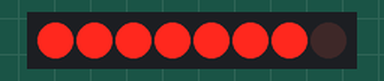
Recording of a sketch running on a simulated Arduino Uno, built with avr-gcc and run on an emulated ATmega328P. Parts: 8 shift-register outputs drawn as a row of LEDs (first output left, lit = HIGH). Wiring (inferred from the names in the program): shift register (74HC595): data pin 9; shift clock pin 8; latch pin 11. Wiring (inferred from the signals the program sends): row of LEDs: on Q0, Q1, Q2, Q3, Q4, Q5, Q6, Q7.

Above: at 0.08 s.
Timing chart, 0 to 1.6 s (numbered marks = the images above):
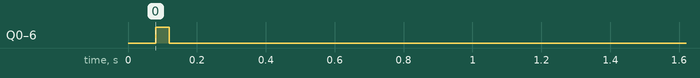

Measured:
- by itself, Q0–6: LOW → HIGH at 0.08 s, → LOW 0.04 s later

The sketch:

NokiaLCDTest.ino
```cpp
#define RST 12
#define CE  11
#define DC  10
#define DIN  9
#define CLK  8

#include "font.h";

void LcdWriteString(char *characters)
{
  while(*characters) LcdWriteCharacter(*characters++);
}

void LcdWriteCharacter(char character)
{
  for(int i=0; i<5; i++) LcdWriteData(ASCII[character - 0x20][i]);
  LcdWriteData(0x00);
}

void LcdWriteData(byte dat)
{
  digitalWrite(DC, HIGH); //DC pin is low for commands
  digitalWrite(CE, LOW);
  shiftOut(DIN, CLK, MSBFIRST, dat); //transmit serial data
  digitalWrite(CE, HIGH);
}

void LcdXY(int x, int y)
{
  LcdWriteCmd(0x80 | x);  // Column.
  LcdWriteCmd(0x40 | y);  // Row.
}

void LcdWriteCmd(byte cmd)
{
  digitalWrite(DC, LOW); //DC pin is low for commands
  digitalWrite(CE, LOW);
  shiftOut(DIN, CLK, MSBFIRST, cmd); //transmit serial data
  digitalWrite(CE, HIGH);
}

void setup()
{
  pinMode(RST, OUTPUT);
  pinMode(CE, OUTPUT);
  pinMode(DC, OUTPUT);
  pinMode(DIN, OUTPUT);
  pinMode(CLK, OUTPUT);
  digitalWrite(RST, LOW);
  digitalWrite(RST, HIGH);

  LcdWriteCmd(0x21);  // LCD extended commands
  LcdWriteCmd(0xBF);  // set LCD Vop (contrast)
  LcdWriteCmd(0x04);  // set temp coefficent
  LcdWriteCmd(0x14);  // LCD bias mode 1:40
  LcdWriteCmd(0x20);  // LCD basic commands
  LcdWriteCmd(0x0C);  // LCD normal video

  for(int i=0; i<504; i++) LcdWriteData(0x00); // clear LCD

  LcdXY(20,2);
  LcdWriteString("THE END");
}

void loop()
{
}
```

Source omitted: font.h (data table, 3900 bytes)
